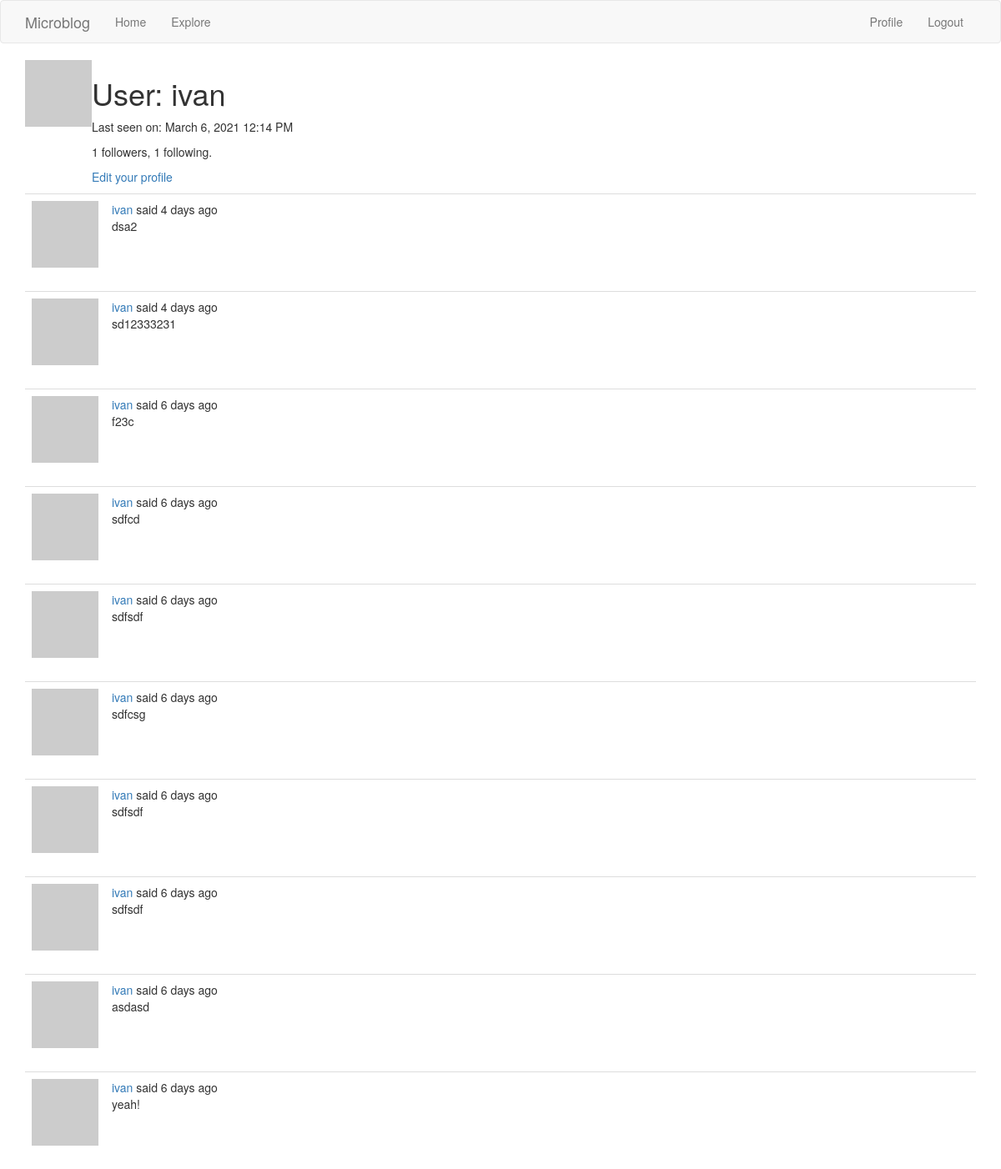
The page /user/ivan (signed in) on the database its author committed.
### app/models.py (models this page shows, shortened)
class User(UserMixin, db.Model):
    id = db.Column(db.Integer, primary_key=True)
    username = db.Column(db.String(64), index=True, unique=True)
    email = db.Column(db.String(120), index=True, unique=True)
    password_hash = db.Column(db.String(128))
    posts = db.relationship('Post', backref='author', lazy='dynamic')
    about_me = db.Column(db.String(140))
    last_seen = db.Column(db.DateTime, default=datetime.utcnow)
    followed = db.relationship(
        'User',
        secondary=followers,
        primaryjoin=(followers.c.follower_id == id),
        secondaryjoin=(followers.c.followed_id == id),
        backref=db.backref('followers', lazy='dynamic'),
        lazy='dynamic'
    )
    def avatar(self, size):
        lower_email = str(self.email).lower()
        digest = md5(lower_email.encode('utf-8')).hexdigest()
        return 'https://www.gravatar.com/avatar/{}?d=identicon&s={}'.format(digest, size)

class Post(db.Model):
    id = db.Column(db.Integer, primary_key=True)
    body = db.Column(db.String(140))
    timestamp = db.Column(db.DateTime, index=True, default=datetime.utcnow)
    user_id = db.Column(db.Integer, db.ForeignKey('user.id'))

### app/routes.py (the view)
@app.route('/user/<username>')
@login_required
def user(username):
    user = User.query.filter_by(username=username).first_or_404()
    page = request.args.get('page', 1, type=int)
    posts = user.posts.order_by(Post.timestamp.desc()).paginate(
        page, app.config['POSTS_PER_PAGE'], False)
    next_url = url_for('user', username=user.username, page=posts.next_num) \
        if posts.has_next else None
    prev_url = url_for('user', username=user.username, page=posts.prev_num) \
        if posts.has_prev else None
    form = EmptyForm()
    return render_template('user.jinja', user=user, posts=posts.items,
                           next_url=next_url, prev_url=prev_url, form=form)

### app/models.py (called while the page is built)
@login.user_loader
def load_user(user_id):
    return User.query.get(int(user_id))

### app/routes.py (called while the page is built)
@app.before_request
def before_request():
    if current_user.is_authenticated:
        current_user.last_seen = datetime.utcnow()
        db.session.commit()
    g.locale = str(get_locale())

### app/templates/user.jinja (shortened to what this page needs)
{% extends "base.jinja" %}
{% block app_content %}
    <table>
        <tr valign="top">
            <td><img src="{{ user.avatar(128) }}"></td>
            <td>
                <h1>User: {{ user.username }}</h1>
                {% if user.last_seen %}
                    <p>{{ _('Last seen on:') }} {{ moment(user.last_seen).format('LLL') }}</p>
                {% endif %}
                <p>{{ user.followers.count() }} {{ _('followers') }}, {{ user.followed.count() }} {{ _('following') }}.</p>
                {% if user == current_user %}
                <p><a href="{{ url_for('edit_profile') }}">{{ _('Edit your profile') }}</a></p>
                {% endif %}
            </td>
        </tr>
    </table>
    {% for post in posts %}
        {% include '_post.jinja' %}
    {% endfor %}
{% endblock %}

### app/templates/_post.jinja (shortened to what this page needs)
<table class="table table-hover">
    <tr>
        <td width="70px">
            <a href="{{ url_for('user', username=post.author.username) }}">
                <img src="{{ post.author.avatar(70) }}" />
            </a>
        </td>
        <td>
            {{ _('%(username)s said %(when)s',
                username=user_link, when=moment(post.timestamp).fromNow()) }}
            <br>
            {{ post.body }}
        </td>
    </tr>
</table>

### rows shown on the page
User: username "ivan", last_seen "March 6, 2021 12:14 PM"
Post: body "dsa2"
Post: body "sd12333231"
Post: body "f23c"
Post: body "sdfcd"
Post: body "sdfsdf"
Post: body "sdfcsg"
Post: body "sdfsdf"
Post: body "sdfsdf"
Post: body "asdasd"
Post: body "yeah!"

### other values the page prints
{{ user.followers.count() }} "1"
{{ user.followed.count() }} "1"
